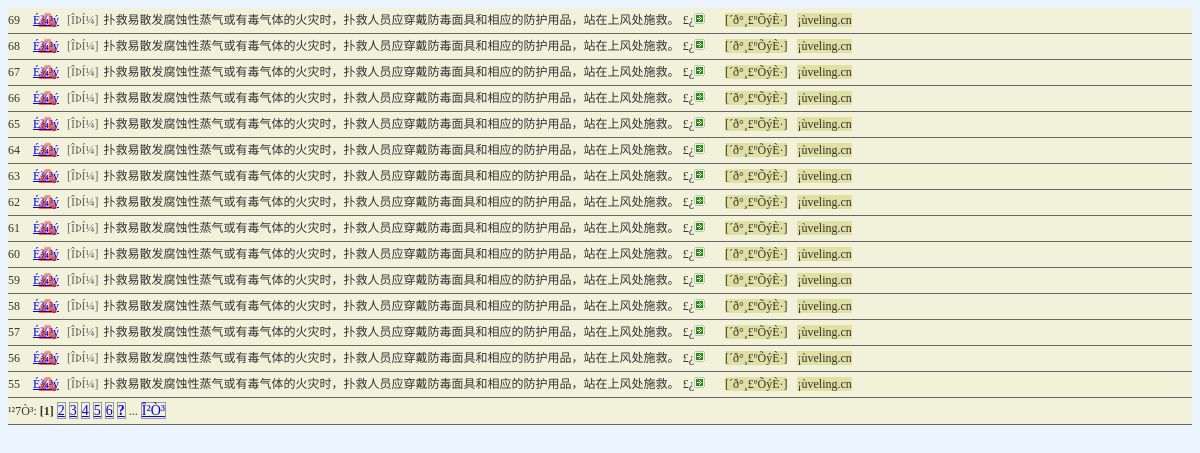
The page /admin/judge_list.php?page=2& (signed in) on the database its author committed.
### tables this page shows
CREATE TABLE `veling_drive_judge` (
  `id` int(255) unsigned NOT NULL AUTO_INCREMENT,
  `question` varchar(255) DEFAULT NULL,
  `pic` varchar(255) DEFAULT NULL,
  `answer` int(10) DEFAULT NULL,
  `easycount` int(20) unsigned NOT NULL DEFAULT '0',
  `heardcount` int(20) unsigned NOT NULL DEFAULT '0',
  `operater` varchar(20) DEFAULT NULL,
  `addtime` datetime DEFAULT NULL,
  PRIMARY KEY (`id`)
);

### admin/judge_list.php (the view, shortened to what this page needs)
<body>
<?php
  require("../page.php");
  $query="select  * from veling_drive_judge order  by id desc";
  $result=mysql_query($query);
  echo "<div class='list'><ul>\r\n";
  while($rs=mysql_fetch_object($result))
  {
     echo "<li><span class='aid'>$rs->id </span><span class='dell'>";
?>
   <a href='javascript:suredo("del.php?id=<?php echo "$rs->id";?>&type=judge","È·¶¨É¾³ý?")'>É¾³ý</a></span>
<?php
    if ($rs->pic <>"")
       echo "<span class='ytu'>[ÓÐÍ¼]</span>";
    else
       echo "<span class='wutu'>[ÎÞÍ¼]</span>";
    switch ($rs->answer)
    {
    	case 1:
    		$answ='ÕýÈ·';
          break;
    }
    echo "\r\n<span class='q'>$rs->question £¿</span><span class='more'><img src='images/dot02.gif' border='0' alt='$rs->question'/></span><span class='an'>[´ð°¸£º$answ]</span><span class='an'>¡ù$rs->operater</span></li>\r\n";
   }
   echo "<li><span class='pages'>";
   echo "</span></li></ul></div>";
?>
 </body>

### admin/judge_list.php (style rules this page uses)
.list { padding-left:0px; }
.list ul { padding-left:0px; }
.list ul li { font-size:12px; color:#333333; border-bottom: 1px solid #666; line-height:25px; background-color: #F2F2DB; list-style:none; }
.list .aid { width:30px; text-align:right; padding-right:10px; }
.list .q { width:400px; height:26px; margin-left:2px; overflow:hidden; }
.list .an { width:100px; margin-left:10px; overflow:hidden; background-color: #E0E0A3; text-align:center; }
.list .more { width:12px; margin-left:0px; padding-right:10px; }
.list .dell { width:50px; text-align:right; padding-right:5px; }
.dell a { width:50px; background-image: url(images/warning.gif); background-repeat: no-repeat; background-position: left; }
.list .wutu { width:40px; color:#666666; }

### rows shown on the page
veling_drive_judge: id "69", pic "[ÎÞÍ¼]", question "扑救易散发腐蚀性蒸气或有毒气体的火灾时，扑救人员应穿戴防毒面具和相应的防护用品，站在上风处施救。", answer "ÕýÈ·", operater "veling.cn"
veling_drive_judge: id "68", pic "[ÎÞÍ¼]", question "扑救易散发腐蚀性蒸气或有毒气体的火灾时，扑救人员应穿戴防毒面具和相应的防护用品，站在上风处施救。", answer "ÕýÈ·", operater "veling.cn"
veling_drive_judge: id "67", pic "[ÎÞÍ¼]", question "扑救易散发腐蚀性蒸气或有毒气体的火灾时，扑救人员应穿戴防毒面具和相应的防护用品，站在上风处施救。", answer "ÕýÈ·", operater "veling.cn"
veling_drive_judge: id "66", pic "[ÎÞÍ¼]", question "扑救易散发腐蚀性蒸气或有毒气体的火灾时，扑救人员应穿戴防毒面具和相应的防护用品，站在上风处施救。", answer "ÕýÈ·", operater "veling.cn"
veling_drive_judge: id "65", pic "[ÎÞÍ¼]", question "扑救易散发腐蚀性蒸气或有毒气体的火灾时，扑救人员应穿戴防毒面具和相应的防护用品，站在上风处施救。", answer "ÕýÈ·", operater "veling.cn"
veling_drive_judge: id "64", pic "[ÎÞÍ¼]", question "扑救易散发腐蚀性蒸气或有毒气体的火灾时，扑救人员应穿戴防毒面具和相应的防护用品，站在上风处施救。", answer "ÕýÈ·", operater "veling.cn"
veling_drive_judge: id "63", pic "[ÎÞÍ¼]", question "扑救易散发腐蚀性蒸气或有毒气体的火灾时，扑救人员应穿戴防毒面具和相应的防护用品，站在上风处施救。", answer "ÕýÈ·", operater "veling.cn"
veling_drive_judge: id "62", pic "[ÎÞÍ¼]", question "扑救易散发腐蚀性蒸气或有毒气体的火灾时，扑救人员应穿戴防毒面具和相应的防护用品，站在上风处施救。", answer "ÕýÈ·", operater "veling.cn"
veling_drive_judge: id "61", pic "[ÎÞÍ¼]", question "扑救易散发腐蚀性蒸气或有毒气体的火灾时，扑救人员应穿戴防毒面具和相应的防护用品，站在上风处施救。", answer "ÕýÈ·", operater "veling.cn"
veling_drive_judge: id "60", pic "[ÎÞÍ¼]", question "扑救易散发腐蚀性蒸气或有毒气体的火灾时，扑救人员应穿戴防毒面具和相应的防护用品，站在上风处施救。", answer "ÕýÈ·", operater "veling.cn"
veling_drive_judge: id "59", pic "[ÎÞÍ¼]", question "扑救易散发腐蚀性蒸气或有毒气体的火灾时，扑救人员应穿戴防毒面具和相应的防护用品，站在上风处施救。", answer "ÕýÈ·", operater "veling.cn"
veling_drive_judge: id "58", pic "[ÎÞÍ¼]", question "扑救易散发腐蚀性蒸气或有毒气体的火灾时，扑救人员应穿戴防毒面具和相应的防护用品，站在上风处施救。", answer "ÕýÈ·", operater "veling.cn"
veling_drive_judge: id "57", pic "[ÎÞÍ¼]", question "扑救易散发腐蚀性蒸气或有毒气体的火灾时，扑救人员应穿戴防毒面具和相应的防护用品，站在上风处施救。", answer "ÕýÈ·", operater "veling.cn"
veling_drive_judge: id "56", pic "[ÎÞÍ¼]", question "扑救易散发腐蚀性蒸气或有毒气体的火灾时，扑救人员应穿戴防毒面具和相应的防护用品，站在上风处施救。", answer "ÕýÈ·", operater "veling.cn"
veling_drive_judge: id "55", pic "[ÎÞÍ¼]", question "扑救易散发腐蚀性蒸气或有毒气体的火灾时，扑救人员应穿戴防毒面具和相应的防护用品，站在上风处施救。", answer "ÕýÈ·", operater "veling.cn"

### other values the page prints
$pages+1 "7"
